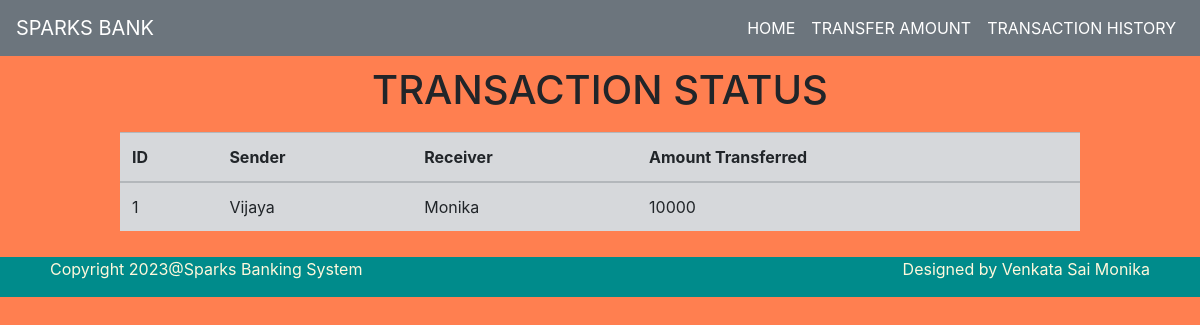
The page /history.php on the database its author committed.
### tables this page shows
CREATE TABLE `history` (
  `id` int(100) NOT NULL,
  `from` varchar(100) NOT NULL,
  `to` varchar(100) NOT NULL,
  `transfer_amount` int(100) NOT NULL
);

### history.php (the view, shortened to what this page needs)
<!DOCTYPE html>
<html lang="en" dir="ltr">
  <head>
    <link rel="stylesheet" href="https://maxcdn.bootstrapcdn.com/bootstrap/4.5.2/css/bootstrap.min.css">
  </head>
  <body>
    <?php
      include 'connection.php';
      $selectquery="select * from history";
      $query=mysqli_query($conn,$selectquery);
    ?>
    <nav class="navbar navbar-expand-sm bg-secondary navbar-dark justify-content-between">
      <a class="navbar-brand" href="#"><i class="fa fa-bank fa-lg"></i>SPARKS BANK</a>
      <ul class="navbar-nav navbar-right ">
        <li class="nav-item active">
          <a class="nav-link" href="index.php">HOME</a>
        </li>
        <li class="nav-item active">
          <a class="nav-link" href="users.php">TRANSFER AMOUNT</a>
        </li>
        <li class="nav-item active">
          <a class="nav-link" href="history.php">TRANSACTION HISTORY</a>
        </li>
      </ul>
    </nav>
    <div class="heading">
      <h1>TRANSACTION STATUS</h1>
    </div>
    <div class="table-responsive parent">
      <table class="table table-secondary">
        <thead>
          <tr>
            <th>ID</th>
            <th>Sender</th>
            <th>Receiver</th>
            <th>Amount Transferred</th>
          </tr>
        </thead>
        <tbody>
        <?php
          while($res=mysqli_fetch_array($query))
          {
        ?>
          <tr>
            <td><?php echo $res['id']; ?></td>
            <td><?php echo $res['from']; ?></td>
            <td><?php echo $res['to']; ?></td>
            <td><?php echo $res['transfer_amount']; ?></td>
          </tr>
        <?php
        }
        ?>
        </tbody>
      </table>
    </div>
    <div class="footer ">
      <p>Copyright 2023@Sparks Banking System </p>
      <p>Designed by Venkata Sai Monika</p>
    </div>
  </body>
</html>

### history.php (style rules this page uses)
* { margin: 0; padding: 0; box-sizing: border-box; }
body { background-color: #FF7F50; }
.heading { display: flex; justify-content: center; margin-top: 10px; }
.parent { width: 80%; height: 80%; display: flex; margin: 10px auto; }
.footer { display: flex; justify-content:space-between; align-items:center; background-color: #008B8B; color: cornsilk; padding: 0 50px; }

### rows shown on the page
history: id "1", from "Vijaya", to "Monika", transfer_amount "10000"
